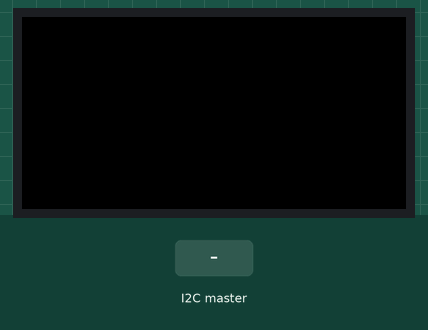
This sketch was run on a simulated Arduino Mega 2560, built with avr-gcc and run on an emulated ATmega2560. Shown: 64×32 colour display. Inputs (shaded band) come from the test bench. What the sketch prints to the serial monitor is not drawn.

Above: at 1.2 s.
1.3 s: the I2C master sends the byte 0
At 1.8 s:
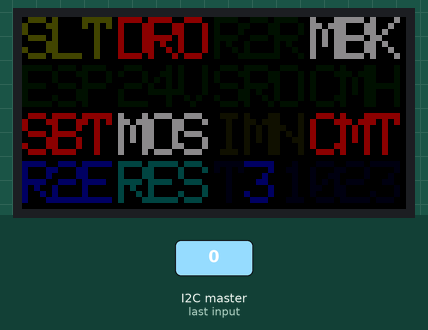
2.8 s: the I2C master sends the byte 2
At 3.4 s:
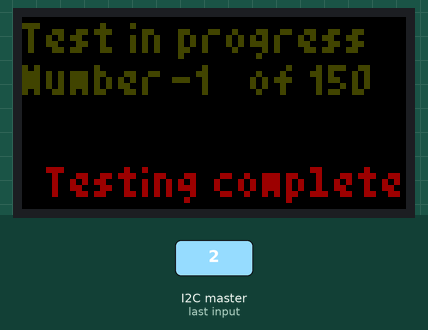
4.3 s: the I2C master sends the byte 1
At 5.1 s:
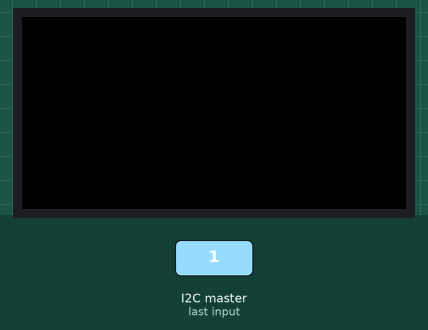
Timing chart, 0 to 7.3 s (numbered marks = the images above; inputs shaded):
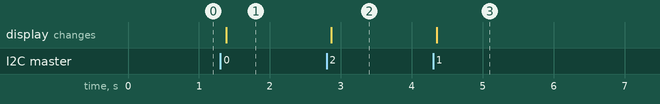

Measured:
- after the input at 1.3 s, the display: changes after 0.09 s (image 1)
- after the input at 2.8 s, the display: changes after 0.07 s (image 2)
- after the input at 4.3 s, the display: changes after 0.05 s (image 3)

The sketch:

Matrix_Status_Display.ino
```cpp
#include <Adafruit_GFX.h>   // Core graphics library
#include <RGBmatrixPanel.h> // Hardware-specific library
#include <Fonts\TomThumb.h>
#include <Fonts/FreeSerifBoldItalic9pt7b.h>
#include <Fonts/FreeMono9pt7b.h>
#include <Wire.h>
#include "CtrlState.h"
#include "Header.h" //Sets up the header on sending data

#if defined(__AVR_ATmega1280__) || defined(__AVR_ATmega2560__)
#else
setoffalarm now
#endif

#define Use32linePanel 1

#define CLK 11  // MUST be on PORTB! (Use pin 11 on Mega)


#if Use32linePanel
#define LAT 10
#else
#define LAT A3
#endif
#define OE  9   // Output Enable
#define A   A0
#define B   A1
#define C   A2
#define D   A3

#define SENSOR_HEADER 0
#define TEXT_HEADER   1
#define TEST_HEADER   2

#ifdef Use32linePanel
// Constuctor for 64x32 panel
RGBmatrixPanel matrix(A, B, C, D, CLK, LAT, OE, true, 64);
#else
// Constuctor for 32x16 panel
RGBmatrixPanel matrix(A, B, C, CLK, LAT, OE, true);
#endif

//<-----------StopLight States----------->
#define SLT_Off         0
#define SLT_Red         1
#define SLT_Yellow      2
#define SLT_Green       4
#define SLT_BlinkRed  (SLT_Red | SLT_Green)
#define SLT_BlinkYlw  (SLT_Yellow | SLT_Red)
#define SLT_BlinkGrn  (SLT_Green | SLT_Yellow)
#define SLT_Rotating  (SLT_Red | SLT_Green | SLT_Yellow)


ORVCtrlUnion orvcu = {0,0}; //Sets up the sensor data array
HeaderUnion data   = {0}  ; //Sets up the header
char textdata[]    = ""   ; //Array of characters to display.
int  numberdata    = 0    ; //current test number
int  timedata      = 0    ; //desired countdown time
int  current       = 0    ; //last requested countdown time
int  x             = 0    ; //marks the beginning of the countdown
bool new_data      = false; //flags if new data has come in
unsigned long start= 0    ; //Keeps track of start time.
int  i             = 0    ; //for scrolling text

int x_cor = 0; //TODO
int y_cor = 0;//TODO
int col = 0;//TODO

char buffer[32];            //Creates a buffer to hold 32 bytes of text data


void setup()
{
  // Setup host communication
  Wire.begin(13);  // use I2C device address 13
  Wire.onReceive(receiveEvent);  // register event handler

  // Setup RGB LED Matrix
  matrix.begin();
  matrix.setTextWrap(false); // Allow text to run off right edge
  matrix.setTextSize(1);

  // remove serial port debugger when releasing
  Serial.begin(9600);
}

void loop() {
  if (new_data) {
    matrix.fillScreen(0);
    matrix.setFont(0);
    matrix.setCursor(0, 0);
    if(data.bytes[0] == SENSOR_HEADER){
      display_status();
    } else if (data.bytes[0] == TEXT_HEADER){
      display_text();
    } else if (data.bytes[0] == TEST_HEADER){
      display_test();
    }
    delay(10);
    matrix.swapBuffers(true);
  }
  new_data = false;
}

void receiveEvent(int howMany) {
  new_data = true;
  //Checks for data
  if (Wire.available()) {
    data.bytes[0] = Wire.read();              //First checks the header
    if(data.bytes[0] == SENSOR_HEADER){       //Reads in sensor data
      orvcu.bytes[0] = Wire.read();
      orvcu.bytes[1] = Wire.read();
      orvcu.bytes[2] = Wire.read();
      orvcu.bytes[3] = Wire.read();
    } else if (data.bytes[0] == TEXT_HEADER){ //reads in test data
      Wire.readBytes(buffer, (howMany-1));    //Stores the text into the buffer
      x_cor = Wire.read();
      y_cor = Wire.read();
      col   = Wire.read();
    } else if (data.bytes[0] == TEST_HEADER){ //reads in countdown data
      numberdata = Wire.read();
      timedata = (Wire.read() | Wire.read() << 8); // read two bytes and merge them into an int
      if (timedata != current){
        x = 0;    //Resets the timer
        current = timedata;
      }
    }
  }
}

void display_status() {

  uint16_t black  = matrix.Color888(0  , 0  , 0  );
  uint16_t dimgry = matrix.Color888(16 , 16 , 16 );
  uint16_t medgry = matrix.Color888(32 , 32 , 32 );
  uint16_t brtgry = matrix.Color888(48 , 48 , 48 );
  uint16_t bold   = matrix.Color888(129, 129, 129);
  uint16_t dimgrn = matrix.Color888(0  , 16 , 0  );
  uint16_t medgrn = matrix.Color888(0  , 97 , 0  );
  uint16_t brtgrn = matrix.Color888(0  , 129, 0  );
  uint16_t dimred = matrix.Color888(16 , 0  , 0  );
  uint16_t medred = matrix.Color888(97 , 0  , 0  );
  uint16_t brtred = matrix.Color888(129, 0  , 0  );
  uint16_t dimblu = matrix.Color888(0  , 0  , 16 );
  uint16_t medblu = matrix.Color888(0  , 0  , 97 );
  uint16_t brtblu = matrix.Color888(0  , 0  , 255);
  uint16_t medmgt = matrix.Color888(65 , 0  , 65  );
  uint16_t dimylw = matrix.Color888(16 , 16 , 0   );
  uint16_t medylw = matrix.Color888(65 , 65 , 0   );
  uint16_t medcyn = matrix.Color888(0  , 65 , 65  );

  printTightDefault((orvcu.bit.CVT ? "24V" : "0 V"), 16, 8, (orvcu.bit.CVT ? dimgrn : dimred));
  printTightDefault("MOS", 16, 16, (orvcu.bit.MOS ? (orvcu.bit.MOR ? bold : medylw) : dimblu));
  printTightDefault("R2E", 0 , 24, (orvcu.bit.R2E ? medblu : dimgry));
  printTightDefault("ESP", 0 , 8 , (orvcu.bit.ESP ? dimgrn : brtred));
  printTightDefault("DRO", 16, 0 , (orvcu.bit.DRO ? brtred : dimgrn)); ///unclear
  printTightDefault("SBT", 0 , 16, (orvcu.bit.SBT ? brtred : dimgrn));
  printTightDefault("MBK", 48, 0 , (orvcu.bit.MBK ? bold   : dimblu));
  printTightDefault("R2R", 32, 0 , (orvcu.bit.R2R ? dimgrn : dimred));
  printTightDefault("SRO", 32, 8 , (orvcu.bit.SRO ? dimgrn : dimred));
  printTightDefault("CMT", 48, 16, (orvcu.bit.CMT ? brtred : dimgrn)); //Not clear
  printTightDefault("CMH", 48, 8 , (orvcu.bit.CMH ? dimgrn : dimred));
  printTightDefault("RES", 16, 24, (orvcu.bit.R2E ? medcyn : medmgt));

  switch (orvcu.bit.IMN) {
    case 0 :
      printTightDefault("IMN", 32, 16, dimred);
      break;
    case 1:
      if ( (millis() % 1000) <= 500) {
        printTightDefault("IMN", 32, 16, dimylw);
      } else {
        printTightDefault("IMN", 32, 16, medylw);
      } break;
  }

  String temp = String(orvcu.bit.TCV);
  printTightDefault(temp.c_str(), 43, 24, dimblu);

  String temp1 = String(orvcu.bit.TCR);
  printTightDefault("T", 32, 24, dimblu);
  printTightDefault(temp1.c_str(), 37, 24, medblu);

  switch (orvcu.bit.SLT) {
    case SLT_Off :
      printTightDefault("SLT", 0, 0, dimgry);
      break;
    case SLT_Green:
      printTightDefault("SLT", 0, 0, dimgrn);
      break;
    case SLT_Yellow:
      printTightDefault("SLT", 0, 0, medylw);
      break;
    case SLT_Red:
      printTightDefault("SLT", 0, 0, brtred);
      break;
    case SLT_BlinkRed:
      if ( (millis() % 1000) <= 500) {
        printTightDefault("SLT", 0, 0, brtred);
      } else {
        printTightDefault("SLT", 0, 0, dimred);
      }
      break;
    case SLT_BlinkYlw:
      if ( (millis() % 1000) <= 500) {
        printTightDefault("SLT", 0, 0, medylw);
      } else {
        printTightDefault("SLT", 0, 0, dimylw);
      }
      break;
    case SLT_BlinkGrn:
      if ( (millis() % 1000) <= 500) {
        printTightDefault("SLT", 0, 0, dimgrn);
      } else {
        printTightDefault("SLT", 0, 0, dimgrn);
      }
      break;
    case SLT_Rotating:
      if ( (millis() % 1000) <= 333) {
        printTightDefault("SLT", 0, 0, brtred);
      } else if ( (millis() % 1000) > 333
                  && (millis() % 1000) <= 666) {
        printTightDefault("SLT", 0, 0, medylw);
      } else {
        printTightDefault("SLT", 0, 0, dimgrn);
      }
      break;
  }
}

void display_text(){//TODO
  Serial.println(y_cor);
  matrix.setCursor(i + x_cor , y_cor);
  if (i > 64){ //screen is 64 pixels wide
    i = -96; //32 characters, 3 pixels a character
  }
  const GFXfont *pfont = &TomThumb;
  matrix.setFont(pfont);
  matrix.setTextColor(col);
  for(int j = 0; j < 32; j++){
    matrix.print(buffer[j]);
  }
  i++;
}

void display_test(){
  print_testnum();
  print_clock();
}

void print_testnum(){
  matrix.setCursor(i , 0);
  if (i > 64){ //screen is 64 pixels wide
    i = -96; //32 characters, 3 pixels a character
  }
  const GFXfont *pfont = &TomThumb;
  matrix.setFont(pfont);
  matrix.print("Test in progress");
  i++;
  matrix.setCursor(0,13);
  matrix.print("Number       of 150");
  matrix.setCursor(25,13);
  matrix.print(numberdata);
}

void print_clock(){
  if(x == 0){
    start = millis();
  }
  matrix.setCursor(4,30);
  long time_remaining = timedata - ((millis()-start)/1000);
  if(time_remaining <= 0){
    matrix.setTextColor(matrix.Color888(150,0,0));
    matrix.print("Testing complete");
  } else {
    const GFXfont *pfont = &FreeSerifBoldItalic9pt7b;
    matrix.setFont(pfont);
    matrix.print(
      String( time_remaining / 3600) +
      ":" + String((time_remaining / 60  )%60) +
      ":" + String( time_remaining % 60  )   ); //keeps counting even is screen is switched.
  }
  x = 1;
}

void printTightDefault(const char *str, int Xstart, int Yline, uint16_t color)
{
  matrix.setFont(0);
  matrix.setTextColor(color);
  for (int i = 0; str[i]; i++) {
    matrix.setCursor(Xstart + (i * 5), Yline);
    matrix.print(str[i]);
  }
}
```

CtrlState.h
```cpp
#ifndef ORV_CTRL_STATE_H
#define ORV_CTRL_STATE_H

// Goal: 4-bytes, 32-bits
//    6-bits
//    2-bits reserved
//    6-bits R2E and SLT
//   10-bits TCV
//    3-bits TCR
//    4-bits HOST
struct ORVCtrlState
{
  // single-bit hardware fields
  unsigned char CVT:1;  // Control-Cabinet 24V Power, 1=on (white wire in CtrlCab)
  unsigned char ESP:1;  // Hardware ready | E-Stop, 1=ready to run (yellow wire in CtrlCab)
  unsigned char DRO:1;  // Door open, 0=closed, 1=open
  unsigned char SBT:1;  // Seat Belt, 1=latched
  unsigned char MBK:1;  // Mechanical Brake, 1=engaged
  unsigned char R2E:1;  // Request-To-Enter: 1=pressed
  unsigned char MOS:1;  // Manual Override Switch, 1=on
  unsigned char CMH:1;  // Commutate Position: 1=at-home

  // HOST fields
  unsigned char SLT:3;  // StopLight: Red, Yellow, Green
  unsigned char R2R:1;  // HOST:Software ready: 1=ready to run
  unsigned char SRO:1;  // HOST:Servo On: 1=on
  unsigned char IMN:1;  // HOST:In Motion: 1=moving
  unsigned char MOR:1;  // HOST:ManualOverride: 1=enabled
  unsigned char CMT:1;  // HOST:Commutate

  // multi-bit fields
  unsigned short TCV:10;  // Turn-Counter Value 0-1023
  unsigned short TCR:2;  // Turn-Counter: 0=unknown, 1=low-turn, 2=mid-turn, 3=max-turn
  unsigned short RES:2;  // Request-To-Enter Status: bit0=requested, bit1=diagnostics
};

union ORVCtrlUnion
{
  ORVCtrlState    bit;
  unsigned long  lval;
  unsigned short sval;
  unsigned char  bytes[4];
};

#endif  // ndef ORV_CTRL_STATE_H
```

header.h
```cpp
#ifndef HEADER_H
#define HEADER_H

struct Header
{
  unsigned char HED:2;
};

union HeaderUnion
{
  Header bit;
  byte bytes[1];
};

#endif  // ndef HEADER_H
```
